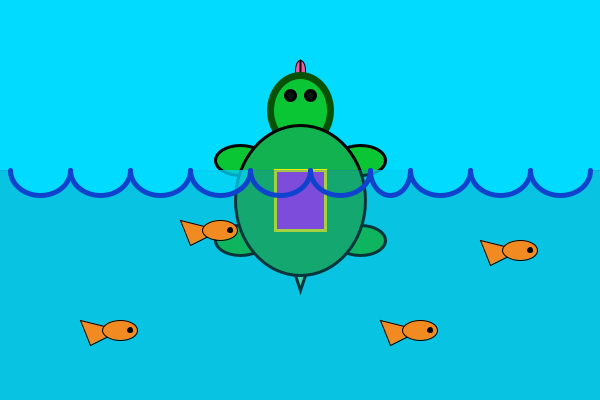
Frame 1 (no input)
Frame 60 (the mouse pressed at the canvas centre just before this capture): identical to frame 1, image omitted
Frame 120 (the mouse held since frame 60 and released just before this capture): identical to frame 1, image omitted

The Processing sketch that drew this single still picture (run headless with seeded random() and noise(); from frame 60 on, the mouse is pressed at the canvas centre):

// Processing sketch: Orzech_Project_01_turtle
// ── Orzech_Project_01_turtle.pde
//Emma Orzech
//Project 01
//turtle

//turtle
void drawTurtle(int x, int y, int s){
  fill(242,90,167);//tongue fillcolor1
  arc(x, y-13*s,1*s,2*s,0,2*PI);//tongue
  strokeWeight(2);//weight 1 of line on tongue
  fill(0,0,0);//line on tongue fillcolor2
  line(x,y-14*s,x,y-13);//line on tongue
  
  stroke(7,82,6);//head line color strokecolor1
  strokeWeight(7);//weight 2 of head
  fill(10,198,52);//color for head and legs fillcolor3
  ellipse (x, y-9*s,6*s,7*s);//head
  
  stroke (0,0,0);
  strokeWeight(3);//weight 3 of legs
  ellipse(x-6*s,y-4*s,5*s,3*s);//leg1
  ellipse (x+6*s, y-4*s, 5*s, 3*s);//leg2
  ellipse(x-6*s,y+4*s,5*s,3*s);//leg3
  ellipse (x+6*s, y+4*s,5*s,3*s);//leg4
  
  fill(90,242,185);//tail color fillcolor4
  triangle(x,y+9*s,x-1*s,y+6*s, x+1*s, y+6*s);//tail
  
  fill(8,21,16);//eye color fillcolor5
  ellipse(x-1*s,y-10.5*s,1*s,1*s);//left eye
  ellipse(x+1*s,y-10.5*s,1*s,1*s);//right eye
  
  fill (18,178,80);//color for body fillcolor7
  ellipse(x,y,130,150);//body
  
  fill(181,35,245);//square on turtle fillcolor8
  stroke(239, 240, 7);// stroke ln turtle
  quad(x-2.5*s,y-3*s,x+2.5*s,y-3*s,x+2.5*s,y+3*s,x-2.5*s,y+3*s);//turtle
  
  stroke(15,67,206);//line of water strokcolor3
  strokeWeight(5);//thickness of water line
  
  fill(22,149,170, 90);//transparent water fillcolor9
  strokeWeight(0);
  rect(x-400, y-30,400*s,30*s);// water
  strokeWeight(5);
  
  fill(0,219,255);//wave crest color
  arc(x-200,y-30,6*s,5*s, 0, PI);//wave crests
  arc(x-260,y-30,6*s,5*s, 0, PI);
  arc(x-140,y-30,6*s,5*s, 0, PI);
  arc(x+140,y-30,6*s,5*s, 0, PI);
  arc(x+200,y-30,6*s,5*s, 0, PI);
  arc(x+260,y-30,6*s,5*s, 0, PI);
  fill(0,219,255,172);//transparent waves across turtles
  arc(x-80,y-30,6*s,5*s, 0, PI);//transparent wave crests
  arc(x+90,y-30,4*s,5*s, 0, PI);
  fill(0,219,255,0);//transparent waves across turtles
  arc(x-20,y-30,6*s,5*s, 0, PI);
  arc(x+40,y-30,6*s,5*s, 0, PI);
}//end drawTurtle

//fishy time
void drawFish(int x, int y, int s) {
  stroke (0,0,0);
  strokeWeight(1);
  fill(242,138,34);//color of fish
  triangle(x+20, y+30, x-10, y+45, x-20, y+20);//fish tail
  ellipse (x+20, y+30, 7*s, 4*s);//fish body
  fill(0,0,0);//color for fish eye
  ellipse (x+30, y+30, 1*s, 1*s);//fish eye
}//end drawFish

//setup
void setup() {
 size (600,400);
 background(0,219,255);//color 11
 drawTurtle(300,200, 10); 
 drawFish(100,300, 5);
 drawFish(200,200,5);
 drawFish(400,300,5);
 drawFish(500,220,5);
}//end setup

//Draw
void draw() {
  //no code
}//end draw
